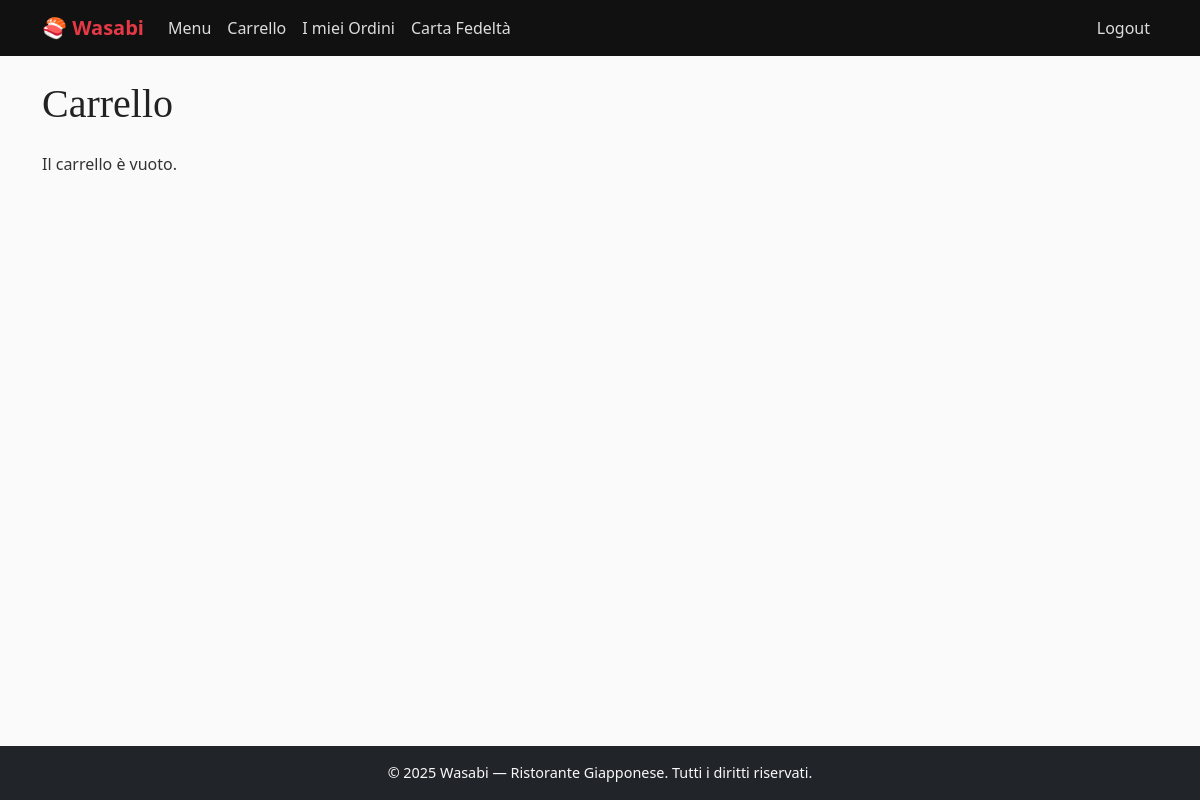
The page /takeaway/carrello/ (signed in) on the database as committed earlier.
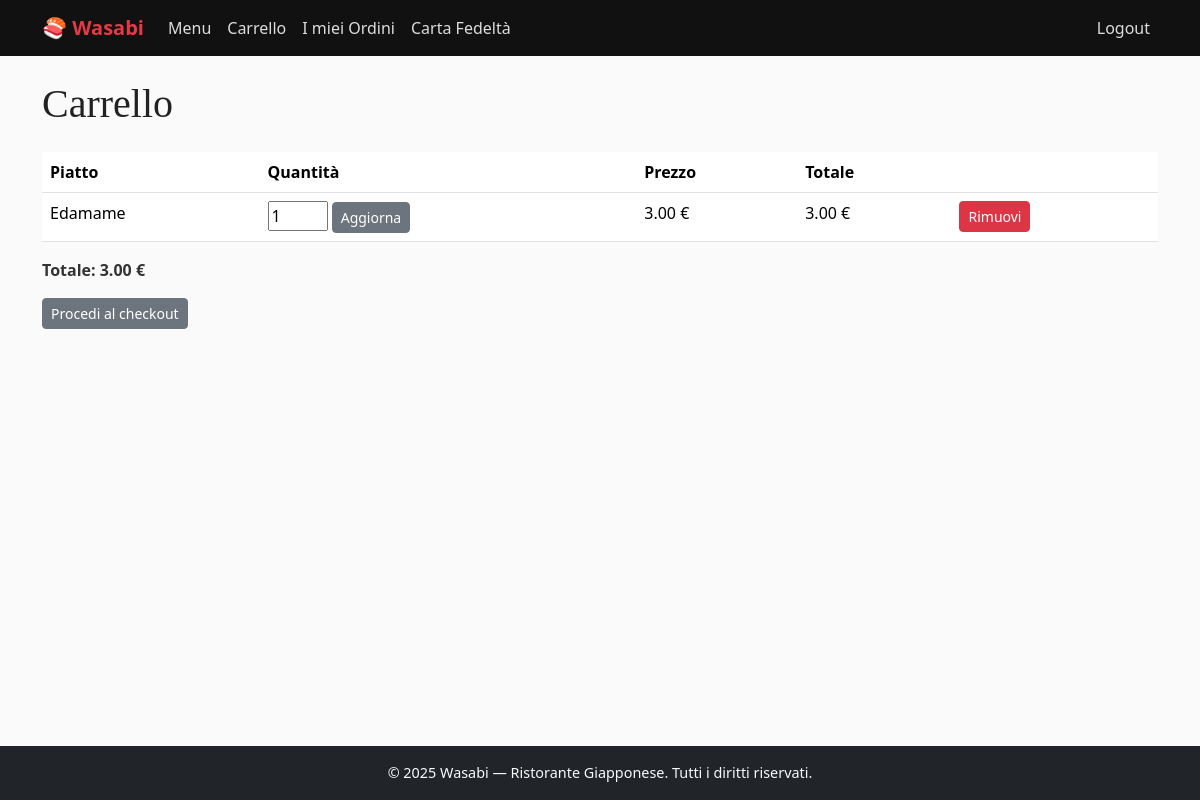
The same page on the database as committed later.
### takeaway/models.py (models this page shows, shortened)
class PiattoCarrello(models.Model):
    carrello = models.ForeignKey(Carrello, related_name="piatti", on_delete=models.CASCADE)
    piatto = models.ForeignKey(Piatto, on_delete=models.CASCADE)
    quantita = models.PositiveIntegerField(default=1)
    def subtotale(self):
        return self.piatto.prezzo * self.quantita

class Piatto(models.Model):
    PORTATA_CHOICES = [
        ('antipasto', 'Antipasto'),
        ('primo', 'Primo'),
        ('secondo', 'Secondo'),
        ('dessert', 'Dessert'),
    ]
    INGREDIENTI_CHOICES = [
        ('carne', 'Carne'),
        ('pesce', 'Pesce'),
        ('vegano', 'Vegano'),
        ('vegetariano', 'Vegetariano'),
    ]
    nome = models.CharField(max_length=100)
    descrizione = models.TextField()
    prezzo = models.DecimalField(max_digits=6, decimal_places=2)
    portata = models.CharField(max_length=20, choices=PORTATA_CHOICES, default='primo')
    ingredienti = models.CharField(max_length=20, choices=INGREDIENTI_CHOICES, default='carne')
    foto = models.ImageField(upload_to='piatti/', blank=True, null=True)
    class Meta:
        verbose_name_plural = "Piatti"

class Carrello(models.Model):
    cliente = models.OneToOneField(User, on_delete=models.CASCADE)  # Un carrello per cliente
    def totale(self):
        return sum(piatto.subtotale() for piatto in self.piatti.all())

### takeaway/views.py (the view)
# urls.py: path("carrello/", visualizza_carrello, name="carrello"),
@user_passes_test(clienti_group)
def visualizza_carrello(request):
    carrello, created = Carrello.objects.get_or_create(cliente=request.user)
    return render(request, "takeaway/carrello/carrello.html", {"carrello": carrello})

### takeaway/views.py (called while the page is built)
def clienti_group(user):
    return user.groups.filter(name='Clienti').exists()

### takeaway/templates/takeaway/carrello/carrello.html (shortened to what this page needs)
{% extends "base.html" %}
{% load static %}
{% block content %}
  <h1 class="mb-4">Carrello</h1>
  {% if carrello.piatti.all %}
    <table class="table">
      <tr>
        <th>Piatto</th>
        <th>Quantità</th>
        <th>Prezzo</th>
        <th>Totale</th>
        <th></th>
      </tr>
      {% for piatto_carrello in carrello.piatti.all %}
      <tr>
        <td>{{ piatto_carrello.piatto.nome }}</td>
        <td>
          <form method="post" action="{% url 'takeaway:carrello_update' piatto_carrello.id %}">
            <input type="number" name="quantita" value="{{ piatto_carrello.quantita }}" min="1" style="width:60px">
            <button type="submit" class="btn btn-sm btn-secondary">Aggiorna</button>
          </form>
        </td>
        <td>{{ piatto_carrello.piatto.prezzo }} €</td>
        <td>{{ piatto_carrello.subtotale }} €</td>
        <td>
          <a href="{% url 'takeaway:carrello_remove' piatto_carrello.piatto.pk %}" class="btn btn-sm btn-danger">Rimuovi</a>
        </td>
      </tr>
      {% endfor %}
    </table>
    <p><strong>Totale: {{ carrello.totale }} €</strong></p>
    <a href="{% url 'takeaway:checkout' %}" class="btn btn-sm btn-secondary">Procedi al checkout</a>
  {% else %}
    <p>Il carrello è vuoto.</p>
  {% endif %}
{% endblock %}

Rows that differ between the two databases and show on the page:
added PiattoCarrello: piatto.nome "Edamame", quantita "1", piatto.prezzo "3.00", subtotale "3.00"
now on this page (row unchanged): Carrello: totale "3.00"
Other text that changed with them:
text no longer shown: "Il carrello è vuoto."
text now shown: "Piatto Quantità Prezzo Totale Totale: € Procedi al checkout"
